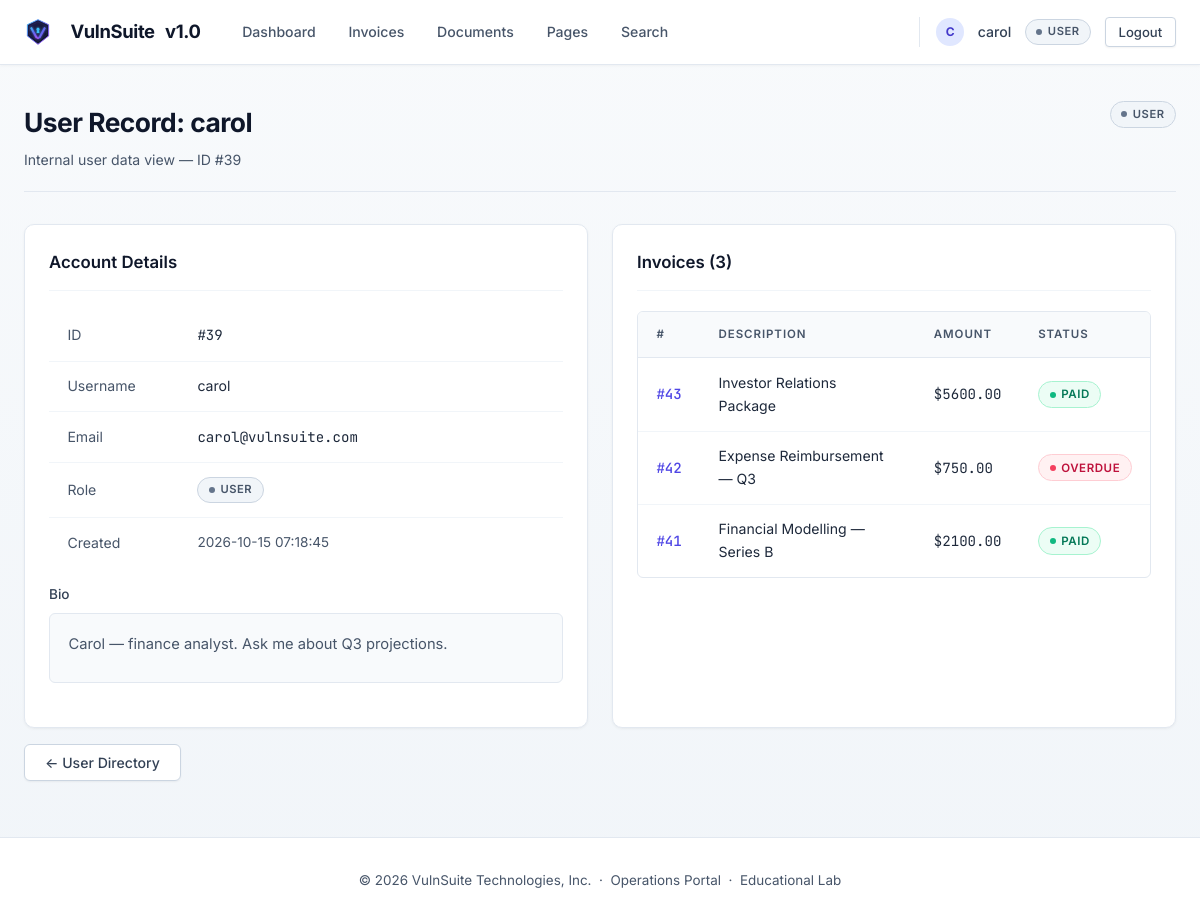
/user/39 (signed in), run on the app's committed database.
### tables this page shows
CREATE TABLE users (
        id          INTEGER PRIMARY KEY AUTOINCREMENT,
        username    TEXT UNIQUE NOT NULL,
        email       TEXT UNIQUE NOT NULL,
        password    TEXT NOT NULL,
        role        TEXT NOT NULL DEFAULT 'user',
        bio         TEXT DEFAULT '',
        website     TEXT DEFAULT '',
        created_at  TEXT DEFAULT (datetime('now'))
    );

CREATE TABLE invoices (
        id          INTEGER PRIMARY KEY AUTOINCREMENT,
        user_id     INTEGER NOT NULL,
        amount      REAL NOT NULL,
        description TEXT NOT NULL,
        status      TEXT DEFAULT 'pending',
        discount_redeemed INTEGER DEFAULT 0,
        created_at  TEXT DEFAULT (datetime('now')),
        FOREIGN KEY (user_id) REFERENCES users(id)
    );

### routes/invoice_routes.py (the view)
@invoice_bp.route("/user/<int:user_id>")
@login_required
def view_user_record(user_id):
    user = current_user()
    db   = get_db()
    if not current_app.config["VULN_IDOR"]:
        if user["id"] != user_id and user["role"] not in ("support-admin", "super-admin"):
            abort(403)
    else:
        if user["id"] != user_id and user["role"] not in ("support-admin", "super-admin"):
            import hashlib as _hl
            _expected = _hl.md5(str(user_id).encode()).hexdigest()[:8]
            if request.args.get("token", "") != _expected:
                abort(403)
    target = db.execute("SELECT id, username, email, role, bio, created_at FROM users WHERE id=?",
                        (user_id,)).fetchone()
    if not target:
        abort(404)
    invoices = db.execute(
        "SELECT * FROM invoices WHERE user_id=? ORDER BY id DESC", (user_id,)
    ).fetchall()
    return render_template("invoice/user_record.html",
                           target=target, invoices=invoices)

### auth.py (called while the page is built)
def current_user():
    return {
        "id":       session.get("user_id"),
        "username": session.get("username"),
        "role":     session.get("role"),
    } if "user_id" in session else None

def login_required(f):
    @wraps(f)
    def decorated(*args, **kwargs):
        if not current_user():
            return redirect(url_for("auth.login"))
        return f(*args, **kwargs)
    return decorated

### db.py (called while the page is built)
def get_db():
    if "db" not in g:
        db_path = current_app.config["DATABASE"]
        g.db = sqlite3.connect(db_path, detect_types=sqlite3.PARSE_DECLTYPES,
                               timeout=10)
        g.db.row_factory = sqlite3.Row
        g.db.execute("PRAGMA busy_timeout = 8000")
    return g.db

### templates/invoice/user_record.html (shortened to what this page needs)
{% extends "base.html" %}
{% block content %}
<div class="page-header">
  <div>
    <h1 class="page-title">User Record: {{ target['username'] }}</h1>
    <p class="page-sub">Internal user data view — ID #{{ target['id'] }}</p>
  </div>
  <span class="role-badge role-{{ target['role'] | replace('-','_') }}">{{ target['role'] }}</span>
</div>
<div class="grid-2">
  <div class="card">
    <div class="card-header"><span class="card-title">Account Details</span></div>
    <table>
      <tbody>
        <tr><td style="color:var(--text-muted);width:130px;">ID</td>
            <td class="mono">#{{ target['id'] }}</td></tr>
        <tr><td style="color:var(--text-muted);">Username</td>
            <td>{{ target['username'] }}</td></tr>
        <tr><td style="color:var(--text-muted);">Email</td>
            <td class="mono">{{ target['email'] }}</td></tr>
        <tr><td style="color:var(--text-muted);">Role</td>
            <td><span class="role-badge role-{{ target['role'] | replace('-','_') }}">{{ target['role'] }}</span></td></tr>
        <tr><td style="color:var(--text-muted);">Created</td>
            <td class="text-muted" style="font-size:0.85rem;">{{ target['created_at'] }}</td></tr>
      </tbody>
    </table>
    <div class="form-group mt-2">
      <label>Bio</label>
      <div class="bio-box text-muted">{{ target['bio'] or 'No bio.' }}</div>
    </div>
  </div>
  <div class="card">
    <div class="card-header"><span class="card-title">Invoices ({{ invoices|length }})</span></div>
    {% if invoices %}
    <div class="table-wrap">
      <table>
        <thead>
          <tr><th>#</th><th>Description</th><th>Amount</th><th>Status</th></tr>
        </thead>
        <tbody>
          {% for inv in invoices %}
          <tr>
            <td class="td-id">
              <a href="{{ url_for('invoice.view_invoice', invoice_id=inv['id']) }}">#{{ inv['id'] }}</a>
            </td>
            <td>{{ inv['description'] }}</td>
            <td class="mono">${{ "%.2f"|format(inv['amount']) }}</td>
            <td><span class="status-pill status-{{ inv['status'] }}">{{ inv['status'] }}</span></td>
          </tr>
          {% endfor %}
        </tbody>
      </table>
    </div>
    {% else %}
    <p class="text-muted" style="font-size:0.9rem;">No invoices.</p>
    {% endif %}
  </div>
</div>
<div class="mt-2">
  <a href="{{ url_for('profile.user_list') }}" class="btn btn-ghost">← User Directory</a>
</div>
{% endblock %}

### templates/base.html (shortened to what this page needs)
<!DOCTYPE html>
<html lang="en">
<head>
  <link rel="stylesheet" href="{{ url_for('static', filename='css/main.css') }}" />
</head>
<body>
  <nav class="navbar">
    <div class="nav-inner">
      <a href="{{ url_for('index') }}" class="nav-brand">
        <img src="{{ url_for('static', filename='img/logo.svg') }}" alt="VulnSuite Logo" class="brand-logo" width="28" height="28" style="vertical-align: middle; margin-right: 8px;" />
        <span class="brand-name">VulnSuite</span>
        <span class="brand-pill">v1.0</span>
      </a>
      {% if current_user %}
      <div class="nav-links">
        <a href="{{ url_for('profile.dashboard') }}"   class="nav-link">Dashboard</a>
        <a href="{{ url_for('invoice.my_invoices') }}" class="nav-link">Invoices</a>
        <a href="{{ url_for('document.view_document') }}" class="nav-link">Documents</a>
        <a href="{{ url_for('page.render_page') }}"    class="nav-link">Pages</a>
        <a href="{{ url_for('extra.search_invoices') }}" class="nav-link">Search</a>
      </div>
      <div class="nav-user">
        <span class="user-avatar" style="width:28px;height:28px;border-radius:50%;background:#e0e7ff;color:#4338ca;display:inline-flex;align-items:center;justify-content:center;font-weight:700;font-size:0.75rem;">{{ current_user.username[:1].upper() }}</span>
        <span class="nav-username">{{ current_user.username }}</span>
        <span class="role-badge role-{{ current_user.role | replace('-','_') }}">{{ current_user.role }}</span>
        <a href="{{ url_for('auth.logout') }}" class="btn btn-sm btn-ghost">Logout</a>
      </div>
      {% else %}
      <div class="nav-links">
        <a href="{{ url_for('auth.login') }}"    class="btn btn-sm btn-primary">Login</a>
        <a href="{{ url_for('auth.register') }}" class="btn btn-sm btn-ghost">Register</a>
      </div>
      {% endif %}
    </div>
  </nav>
  <main class="main-content">
    {% block content %}{% endblock %}
  </main>
  <footer class="site-footer">
    <p>© 2026 VulnSuite Technologies, Inc. &nbsp;·&nbsp; Operations Portal &nbsp;·&nbsp; <span class="footer-badge">Educational Lab</span></p>
  </footer>
</body>
</html>

### data on the page
users: username "carol", role "USER", id "39", email "carol@vulnsuite.com", created_at "2026-10-15 07:18:45", bio "Carol — finance analyst. Ask me about Q3 projections."
invoices: id "43", description "Investor Relations Package", amount "5600.00", status "PAID"
invoices: id "42", description "Expense Reimbursement — Q3", amount "750.00", status "OVERDUE"
invoices: id "41", description "Financial Modelling — Series B", amount "2100.00", status "PAID"

### other printed values
{{ current_user.username[:1].upper() }} "C"
{{ invoices|length }} "3"
